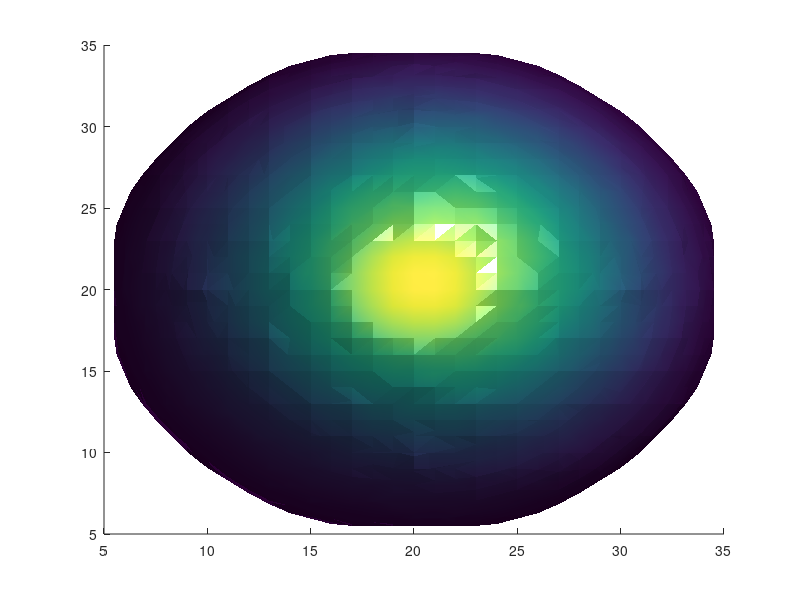

MATLAB code to generate this figure: (Note: this script raises an error after producing the figure.)
Nx=40;
Ny=40;
Nz=70;
R=15;

% load initial
% u0=uout+ues; v0=vout+ves; w0=wout+wes; x0=xout+xes;
fi=ones(Nx,Ny,Nz);
r = zeros(Nx,Ny,Nz);

%ancho=2;
for i=1:Nx
    for j=1:Ny
        for k=1:Nz
      r(i,j,k)=sqrt((i-Nx/2)^2+(j-Ny/2)^2+(k)^2);
      if r(i,j,k)>=R
      fi(i,j,k)=-1;
      end
        end
   
   end
end

    %R = 9;
    %N = 2;
    [X,Y,Z]=meshgrid(1:Nx,1:Ny,1:Nz);
        %teta=atan2((Y-Ny/2),(X-Nx/2));
        %rad=sqrt((X-Nx/2+.5).^2+(Y-Ny/2+.5).^2);
        u=1.5*exp(-((X-Nx/2-.5).^2+(Y-Ny/2-.5).^2+(Z-7).^2)/50);
        %u=2.5*rad.*(cos(teta*N)+sin(teta*N)).*(Z/Nz)/max(max(max(rad)))+(exp(-((-X+Nx/2-.5).^2+(-Y+Ny/2-.5).^2+(-Z+R+14).^2)/80));
        %u=-2.5*rad.*(cos(teta*N)+sin(teta*N)).*(Z/Nz)/max(max(max(rad)))+(exp(-((X-Nx/2).^2+(Y-Ny/2).^2+(Z-R+14).^2)/50));
        %u=2.5*rand(Nx,Ny,Nz);
        
%     u = zeros(Nx,Ny,Nz);
%     
%      for i=1:Nx
%          for j=1:Ny
%              for k=1:Nz
%                  u(i,j,k)=0.05*(1.5*exp(-((i-Nx/2-0.5)^2+(j-Ny/2-0.5)^2+(k-13-0.5)^2)/200)-0.1);%primera prueba
%              end
%          end
%      end

% fix0(:,:)=fi(Nx/2,:,:);
% 
% figure(1)
% clf
%     ux(:,:)=u(:,Ny/2,:);
%     %vx(:,:)=v(:,Ny/2,:);
%     fix(:,:)=fi(Nx/2,:,:);
% clf
% hold on
% mesh(ux,'FaceAlpha',0.5),shading interp,  view(-36,18)
% %mesh(fix,'FaceColor','none')
% hold off
% 
% % %%
%       figure(2)
%      clf
% [x,y,z] = meshgrid(1:1:Ny,1:1:Nx,1:1:Nz);
% xslice = [Nx/2-R:R:Nx/2+R,Nx/2-R:R:Nx/2+R];yslice = [Ny/2-R:R:Ny/2+R,Ny/2-R:R:Ny/2+R]; zslice = [0:3:R,0:3:R];
% p3=slice(x,y,z,u,xslice,yslice,zslice);
% set(p3,'FaceColor','flat','EdgeColor','none','FaceAlpha',0.1);
% rs=max(abs(max(max(max(u)))),abs(min(min(min(u)))));
% 
% axis equal, view(74,18), 
% set(gca,'CLim',[-rs,rs])
% colorbar;
% %%
    figure(4)
    
%     u = smooth3(u,'box',3); 
    clf
       
    %cdata = smooth3((u-min(min(min(u))))./(max(max(max(u)))-min(min(min(u)))),'box',5);
       cdata = smooth3(u,'box',3);
    fim = smooth3(fi,'box',3);
    p4=patch(isosurface(fim,0));
    isonormals(fim,p4);
    isocolors(cdata,p4);
    set(p4,'FaceColor','interp','EdgeColor','none'),
    camlight, lighting phong
    axis equal, axis off, 
    axis([1 Nx 1 Ny 1 Nz]),
    colormap jet
    light
material metal
    colorbar
view(-15,40)


%     figure(4)
%     fix(:,:)=fi(:,Ny/2,:);
%     contour(fix,[0 0],'k')
%     hold on
%     contour(fix0,[0 0],'r')
%     axis equal
%     %getframe(gcf);
%     hold off
